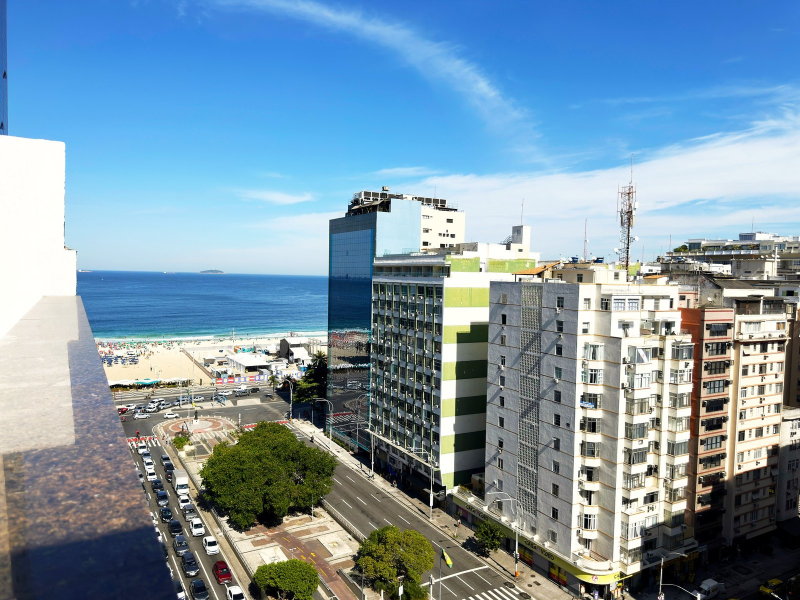
#> input picture marca/fotos/imoveis/co-02.jpg, 1600 x 1200 px (shown at 1/2 size); its folder holds 2 pictures in this run
$ python contato.py ../../../../marca/fotos/imoveis ../../../../marca/fotos/imoveis/co-08.jpg 5
#> lines starting #> are read from the running program, lines starting #| are printed output that depends on the picture
# Folha de contato de uma pasta de fotos, com o nome de cada arquivo, para escolher e ordenar.
# Uso: python3 contato.py <pasta-de-fotos> <saida.jpg> [colunas]
import os, re, sys
from PIL import Image, ImageDraw, ImageFont, ImageOps
Image.MAX_IMAGE_PIXELS = None
src, out = sys.argv[1], sys.argv[2]
cols = int(sys.argv[3]) if len(sys.argv) > 3 else 6
nat = lambda s: [int(t) if t.isdigit() else t.lower() for t in re.split(r'(\d+)', s)]
fs = sorted([f for f in os.listdir(src) if f.lower().endswith(('.jpg', '.jpeg', '.png', '.webp'))], key=nat)
TW, TH, LH = 400, 267, 30
rows = (len(fs) + cols - 1) // cols
sheet = Image.new('RGB', (cols * TW, rows * (TH + LH)), (18, 22, 34))
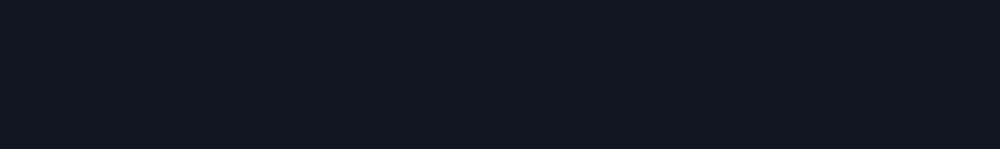
#> sheet: PIL image 2000x297 RGB (shown at 1/2 size); mean R, G, B 18, 22, 34
d = ImageDraw.Draw(sheet)
try:
    font = ImageFont.truetype('/System/Library/Fonts/Supplemental/Arial.ttf', 17)
except OSError:
    font = ImageFont.load_default()
for i, f in enumerate(fs):
    im = ImageOps.exif_transpose(Image.open(os.path.join(src, f))).convert('RGB')
#> im is the input picture: PIL image 1600x1200 RGB; mean R, G, B 123.1, 150.5, 168.3
    w, h = im.size
#> w = 1600; h = 1200
    im.thumbnail((TW - 8, TH - 8))
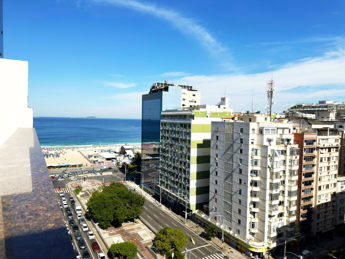
#> im: PIL image 345x259 RGB; mean R, G, B 123.2, 150.6, 168.4
    x, y = (i % cols) * TW, (i // cols) * (TH + LH)
    sheet.paste(im, (x + (TW - im.width) // 2, y + (TH - im.height) // 2))
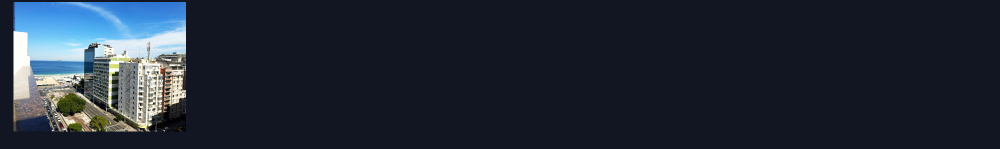
#> sheet: PIL image 2000x297 RGB (shown at 1/2 size); mean R, G, B 33.8, 41.3, 54.2
    d.text((x + 8, y + TH + 5), f'{f}  ·  {w}×{h}', fill=(233, 220, 198), font=font)
#> pass 2 of the loop `for i, f in enumerate(fs):`:
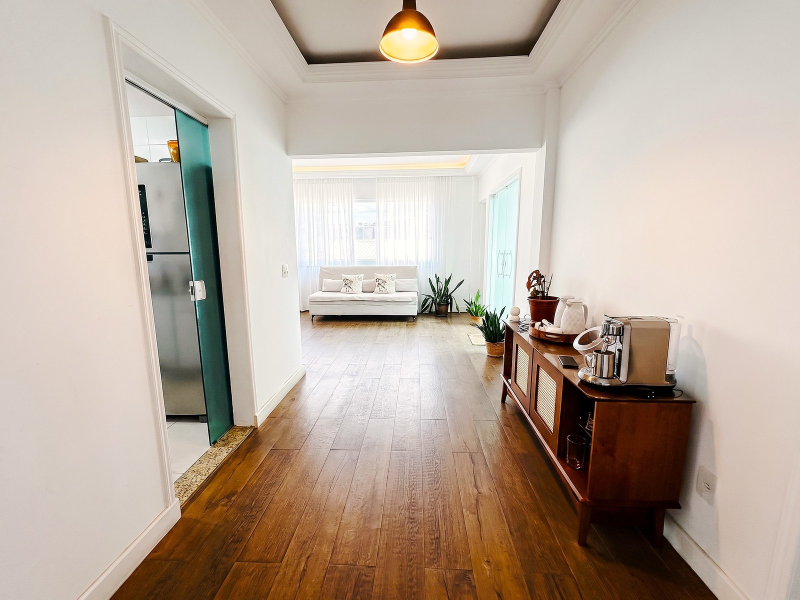
#> input picture marca/fotos/imoveis/co-08.jpg, 1600 x 1199 px (shown at 1/2 size)
#> im is the input picture: PIL image 1600x1199 RGB; mean R, G, B 185.3, 169.9, 156.6
#> `im.thumbnail((TW - 8, TH - 8))`:
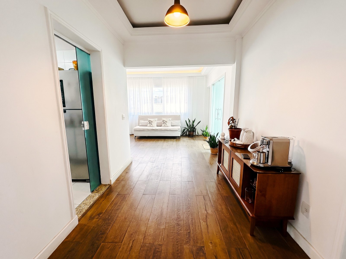
#> im: PIL image 346x259 RGB; mean R, G, B 185.4, 170, 156.7
#> `sheet.paste(im, (x + (TW - im.width) // 2, y + (TH - im.height) // 2))`:
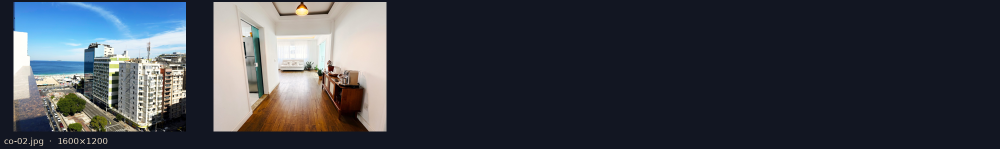
#> sheet: PIL image 2000x297 RGB (shown at 1/2 size); mean R, G, B 59.3, 63.9, 72.9
sheet.save(out, quality=85)
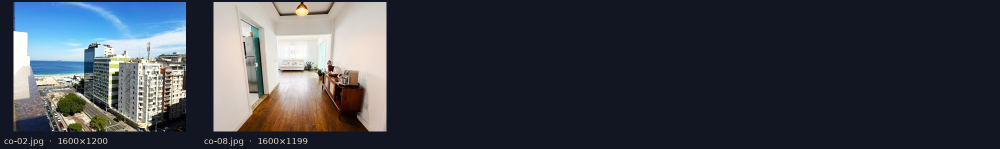
#> saved as co-08.jpg: PIL image 2000x297 RGB (shown at 1/2 size); mean R, G, B 59.5, 64.1, 73.1
print(len(fs), 'fotos ->', out)
